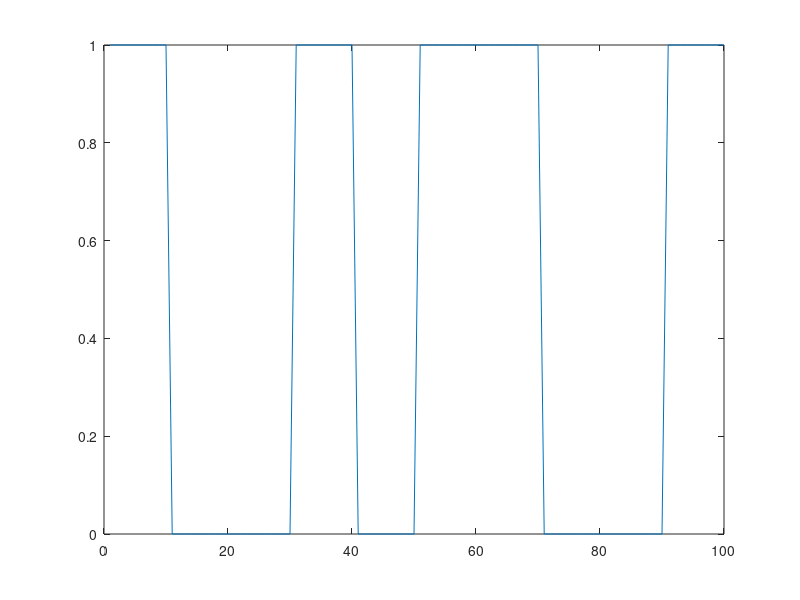
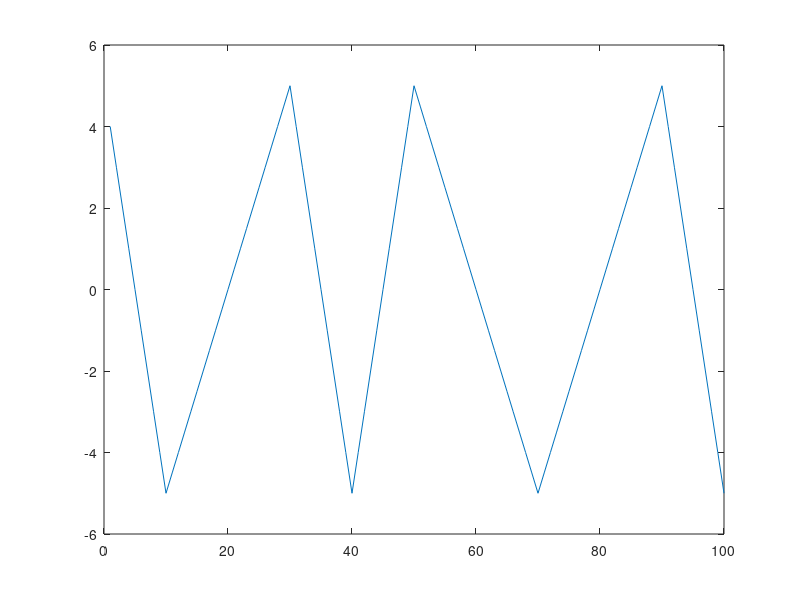
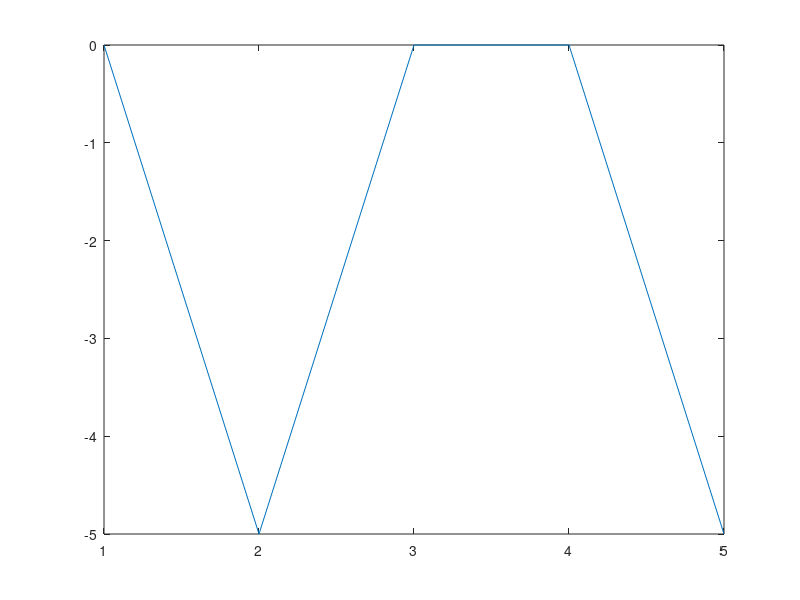
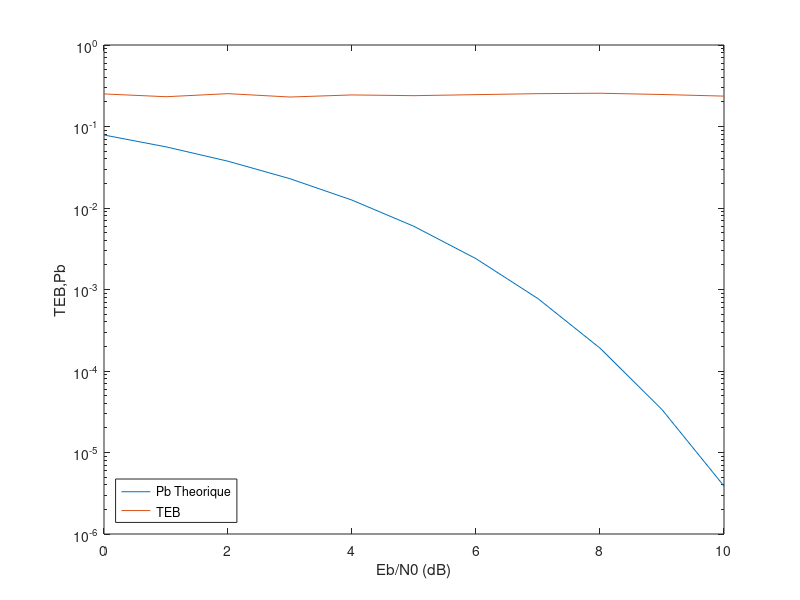

Source code (MATLAB) for these figures, in order:
%% Init
clc;
clear all;

%% Params

Fe = 20 * 10e6; %Hz
Fse = 20;
Fs = Fe/Fse;
Nb=1e3;

% p def
middle = floor(Fse/2);
P = [-0.5 * ones(1,middle), 0.5 * ones(1,Fse-middle)];

%% input
bk = [1, 0, 0, 1, 0];

%% PPM Modulation
sl = [];
len_bk = size(bk); len_bk = len_bk(1,2);

for i=1:1:len_bk
    if(bk(1, i) == 0)
        sl = [sl, 0.5 + P];
    else
        sl = [sl, 0.5 - P];
    end
end


%% Canal
nl = zeros(1, Fse*len_bk);
yl = sl + nl;


%% Filtre adapte
p_ada = [0.5 * ones(1,middle), -0.5 * ones(1,Fse-middle)];

%rl = conv(yl, p_ada);
rl = conv(yl, p_ada, 'same');
%% Echantionnage
rm = zeros(1, len_bk);
for i=1:1:len_bk
    rm(1, i) = rl(1, Fse*i);
end

%% Decision
b_estim = zeros(1, len_bk);
for i=1:1:len_bk
    if(rm(1, i)>0)
        b_estim(1, i) = 0;
    else
        b_estim(1, i) = 1;
    end
end
%% Taux d'erreur binaire
eb_n0_dB = 0:10;
eb_n0 = 10.^(eb_n0_dB/10);
trans_fourier_autocorr=fft(p_ada);
Eg = sum(abs(trans_fourier_autocorr).*abs(trans_fourier_autocorr));
sigma2 =  Eg ./(Nb * eb_n0);
%% Probabilité d'erreur binaire
Pb=qfunc(sqrt(2*eb_n0));
TEB=zeros(size(eb_n0));
for i=1:length(eb_n0)
     error_cnt=0;
     bit_cnt=0;
     while error_cnt < 100
         Sb=randi([0,1],1,Nb);
         n_l=zeros(1, Fse*Nb);
         s_l=[];
         for k=1:1:Nb
             if(Sb(k) == 0)
                s_l = [s_l, 0.5 + P];
             else
                s_l = [s_l, 0.5 - P];
             end
         end
         y_l = s_l + n_l;
         p_adap = [0.5 * ones(1,middle), -0.5 * ones(1,Fse-middle)];
         r_l = conv(y_l, p_adap, 'same');
         r_m = zeros(1, Nb);
         for pp=1:1:Nb
              r_m(pp) = r_l(pp*Fse);
         end
         b_estime = zeros(1, Nb);
         for kk=1:1:Nb
              if(r_m(kk)>0)
                   b_estime(kk) = 1;
              else
                   b_estime(kk) = 0;
              end            
         end
         errors=0;
         for jj=1:Nb
              if Sb(jj) ~= b_estime(jj)
                  errors = errors+1;
              end
         end
         error_cnt = error_cnt + errors;
         bit_cnt = bit_cnt + Nb;         
    end
    TEB(i) = error_cnt/bit_cnt;
end

figure, plot(sl)
figure, plot(rl)
figure, plot(rm)
figure, 
semilogy(eb_n0_dB, Pb)
hold on 
semilogy(eb_n0_dB, TEB)
hold off
xlabel('Eb/N0 (dB)');
ylabel('TEB,Pb');
legend('Pb Theorique','TEB','Location','southwest');